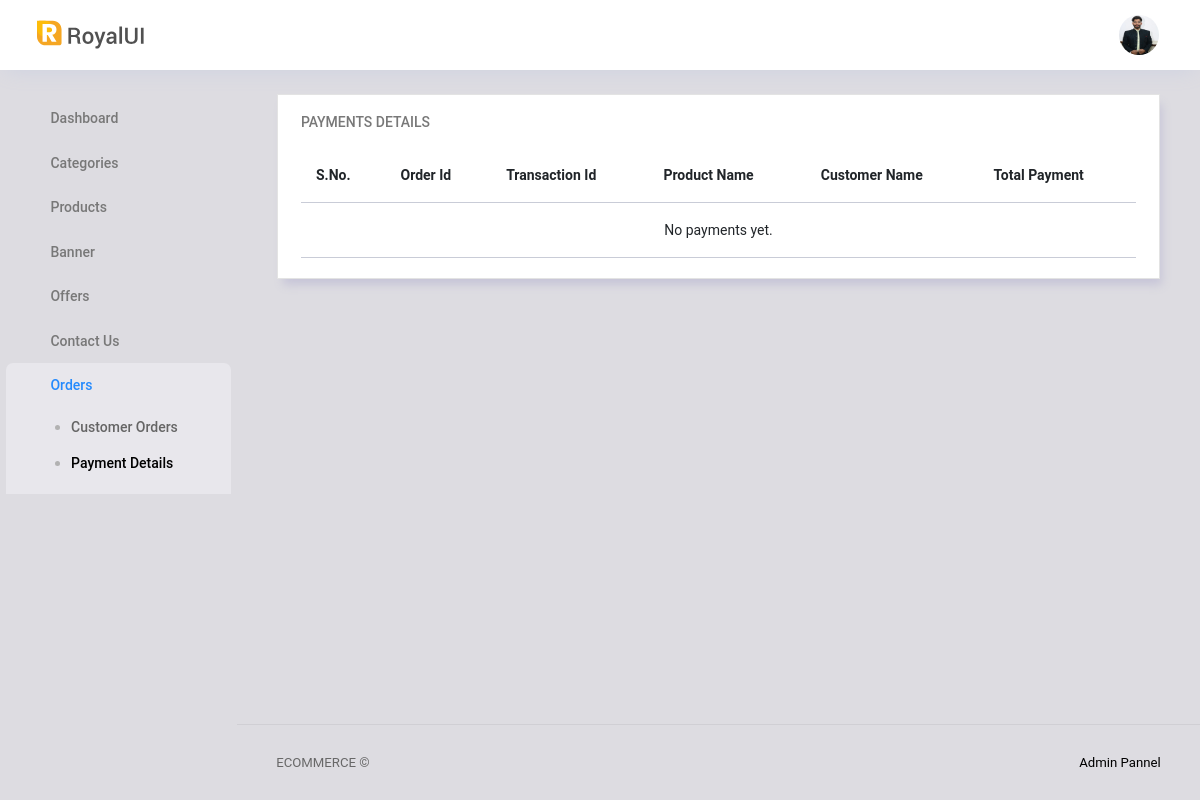
The page /Adminside/payment-details on the database as committed earlier.
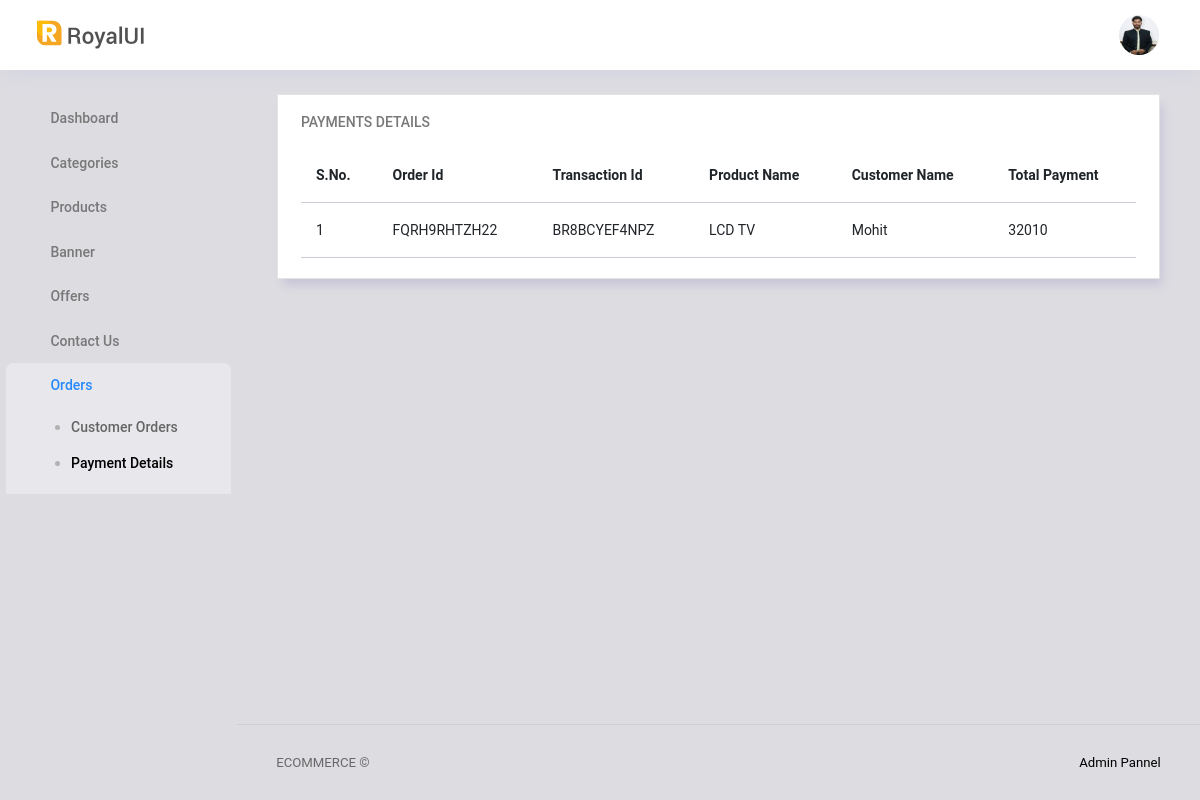
The same page on the database as committed later.
### Adminside/models.py (models this page shows, shortened)
class Orders(models.Model):
    user_id = models.ForeignKey(User,on_delete=models.CASCADE, default="")
    cart_id = models.ForeignKey(Cart,on_delete=models.CASCADE)
    order_id = models.CharField(max_length=255)
    transaction_id = models.CharField(max_length=255)
    total_payment = models.CharField(max_length=255)
    date_added = models.DateTimeField(auto_now_add=True)

class Cart(models.Model):
    user_id = models.ForeignKey(User,on_delete=models.CASCADE, default="")
    product_id = models.ForeignKey(Product,on_delete=models.CASCADE)
    quantity = models.CharField(max_length=255)
    date_added = models.DateTimeField(auto_now_add=True)

class Product(models.Model):
    category_id = models.ForeignKey(Category,on_delete=models.CASCADE)
    product_name = models.CharField(max_length=255)
    product_description = models.CharField(max_length=255,default="")
    product_price = models.CharField(max_length=255,default="")
    product_image = models.ImageField(upload_to="products",default="")
    is_teends_or_just_arived = models.BooleanField(default=True)

### Adminside/views.py (the view)
# urls.py: path("payment-details",views.payment_details,name="payment-details"),
def payment_details(request):
    payment_details = Orders.objects.all()
    return render(request,"AdminSide/payment_details.html",{"payment_details":payment_details})

### Adminside/templates/Adminside/payment_details.html
{% extends "AdminSide/index.html" %}
{% block content %}
<div class="content-wrapper">
   <div class="row">
      <div class="col-lg-12 grid-margin stretch-card">
         <div class="card">
            <div class="card-body">
               <h4 class="card-title">Payments Details</h4>
               <div class="table-responsive">
                  <table class="table">
                     <thead>
                        <tr>
                            <th>S.No.</th>
                           <th>Order Id</th>
                           <th>Transaction Id</th>
                           <th>Product Name</th>
                           <th>Customer Name</th>
                           <th>Total Payment</th>
                        </tr>
                     </thead>
                     <tbody>
                        {% if payment_details %}
                        {% for i in payment_details %}
                        <tr>
                            <td>{{forloop.counter}}</td>
                           <td>{{i.order_id}}</td>
                           <td>{{i.transaction_id}}</td>
                           <td>{{i.cart_id.product_id.product_name}}</td>
                           <td>{{i.user_id.username}}</td>
                           <td>{{i.total_payment}}</td>
                        </tr>
                        {% endfor %}
                        {% else %}
                        <tr>
                           <td colspan="6" style="text-align: center;">No payments yet.</td>
                           </tr>
                           {% endif %}
                     </tbody>
                  </table>
               </div>
            </div>
         </div>
      </div>
   </div>
</div>
{% endblock %}

### Adminside/templates/Adminside/index.html (shortened to what this page needs)
{% load static %}
<!DOCTYPE html>
<html lang="en">
   <head>
      <link rel="stylesheet" href="{% static 'vendors/ti-icons/css/themify-icons.css' %}">
      <link rel="stylesheet" href="{% static 'vendors/base/vendor.bundle.base.css' %}">
      <link rel="stylesheet" href="{% static 'css/style.css' %}">
   </head>
   <body>
      <nav class="navbar col-lg-12 col-12 p-0 fixed-top d-flex flex-row">
         <div class="text-center navbar-brand-wrapper d-flex align-items-center justify-content-center">
            <a class="navbar-brand brand-logo me-5" href="index.html"><img src="{% static 'images/logo.svg' %}" class="me-2" alt="logo" /></a>
         </div>
         <div class="navbar-menu-wrapper d-flex align-items-center justify-content-end">
            <button class="navbar-toggler navbar-toggler align-self-center" type="button" data-toggle="minimize">
               <span class="ti-view-list"></span>
            </button>
            <ul class="navbar-nav navbar-nav-right">
               <li class="nav-item nav-profile dropdown">
                  <a class="nav-link dropdown-toggle" href="#" data-bs-toggle="dropdown" id="profileDropdown">
                     <img src="{% static 'images/faces/face0.jpg' %}" alt="profile" />
                  </a>
               </li>
            </ul>
         </div>
      </nav>
      <div class="container-fluid page-body-wrapper">
         <nav class="sidebar sidebar-offcanvas" id="sidebar">
            <ul class="nav">
               <li class="nav-item">
                  <a class="nav-link" href="{% url 'admin-index' %}">
                  <i class="ti-shield menu-icon"></i>
                  <span class="menu-title">Dashboard</span>
                  </a>
               </li>
               <li class="nav-item">
                  <a class="nav-link" data-bs-toggle="collapse" href="#ui-basic" aria-expanded="false" aria-controls="ui-basic">
                  <i class="ti-palette menu-icon"></i>
                  <span class="menu-title">Categories</span>
                  <i class="menu-arrow"></i>
                  </a>
               </li>
               <li class="nav-item">
                  <a class="nav-link" data-bs-toggle="collapse" href="#ui-basic1" aria-expanded="false" aria-controls="ui-basic1">
                  <i class="ti-palette menu-icon"></i>
                  <span class="menu-title">Products</span>
                  <i class="menu-arrow"></i>
                  </a>
               </li>
               <li class="nav-item">
                  <a class="nav-link" data-bs-toggle="collapse" href="#ui-basic2" aria-expanded="false" aria-controls="ui-basic2">
                  <i class="ti-palette menu-icon"></i>
                  <span class="menu-title">Banner</span>
                  <i class="menu-arrow"></i>
                  </a>
               </li>
               <li class="nav-item">
                  <a class="nav-link" data-bs-toggle="collapse" href="#ui-basic4" aria-expanded="false" aria-controls="ui-basic4">
                  <i class="ti-palette menu-icon"></i>
                  <span class="menu-title">Offers</span>
                  <i class="menu-arrow"></i>
                  </a>
               </li>
               <li class="nav-item">
                <a class="nav-link" data-bs-toggle="collapse" href="#ui-basic3" aria-expanded="false" aria-controls="ui-basic3">
                <i class="ti-palette menu-icon"></i>
                <span class="menu-title">Contact Us</span>
                <i class="menu-arrow"></i>
                </a>
             </li>
             <li class="nav-item">
               <a class="nav-link" data-bs-toggle="collapse" href="#ui-basic5" aria-expanded="false" aria-controls="ui-basic3">
               <i class="ti-palette menu-icon"></i>
               <span class="menu-title">Orders</span>
               <i class="menu-arrow"></i>
               </a>
               <div class="collapse" id="ui-basic5">
                  <ul class="nav flex-column sub-menu">
                     <li class="nav-item"> <a class="nav-link" href="{% url 'customers-orders' %}">Customer Orders</a></li>
                     <li class="nav-item"> <a class="nav-link" href="{% url 'payment-details' %}">Payment Details</a></li>
                  </ul>
               </div>
            </li>
            </ul>
         </nav>
         <div class="main-panel">
            {% block content %}
            {% endblock %}
            <footer class="footer">
               <div class="d-sm-flex justify-content-center justify-content-sm-between">
                  <span class="text-muted text-center text-sm-left d-block d-sm-inline-block">ECOMMERCE © </span>
                  <span class="float-none float-sm-right d-block mt-1 mt-sm-0 text-center">Admin Pannel </span>
               </div>
            </footer>
         </div>
      </div>
   </body>
</html>

Rows that differ between the two databases and show on the page:
added Orders: order_id "FQRH9RHTZH22", transaction_id "BR8BCYEF4NPZ", cart_id.product_id.product_name "LCD TV", user_id.username "Mohit", total_payment "32010"
Other text that changed with them:
text no longer shown: "No payments yet."
